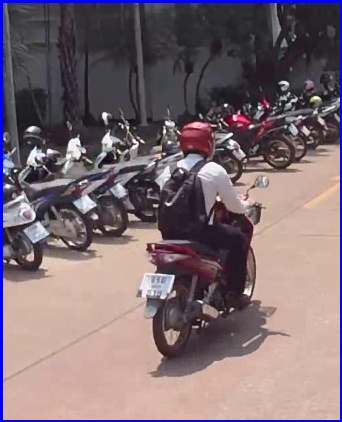
#> input picture imgDetection/img34.jpg, 342 x 422 px
$ python trian.py
#> lines starting #> are read from the running program, lines starting #| are printed output that depends on the picture

import cv2
import os
# Load the cascade
#face_cascade = cv2.CascadeClassifier('cascade.xml')
#cap1 = cv2.imread('imgDetection/img2.jpg')
helmet_cascade = cv2.CascadeClassifier('cascade/helmet7_cascade.xml')
# Read the input image
img = cv2.imread('imgDetection/img34.jpg')
#> img is the input picture: shape (422, 342, 3); mean B, G, R 113.7, 107.5, 124.2
# Convert into grayscale
gray = cv2.cvtColor(img, cv2.COLOR_BGR2GRAY)
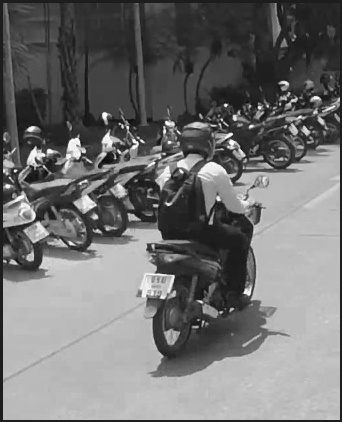
#> gray: shape (422, 342); min 5, max 254, mean 113.2
# Detect faces
helmet = helmet_cascade.detectMultiScale(gray,1.3,10)
#> helmet = [[172, 115, 49, 49]]
# Draw rectangle around the faces

path ='C:/Users/tawhan/Desktop/traner/all'
#> (the run stopped early here; a loop or call above may not have finished)

$ run again, with imgDetection/img00.jpg copied over imgDetection/img34.jpg
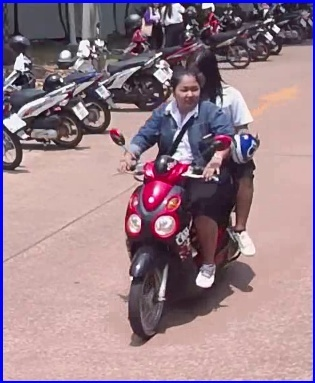
#> input picture imgDetection/img00.jpg, 315 x 383 px
#> img is the input picture: shape (383, 315, 3); mean B, G, R 138.1, 127, 152.5
#> `gray = cv2.cvtColor(img, cv2.COLOR_BGR2GRAY)`:
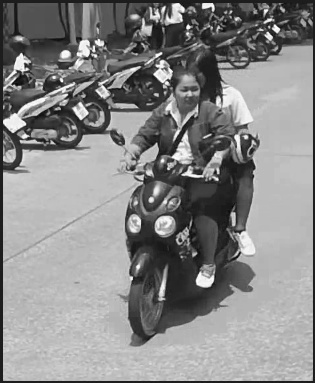
#> gray: shape (383, 315); min 5, max 254, mean 135.9
#> helmet = ()

$ run again, with imgDetection/img32.jpg copied over imgDetection/img34.jpg
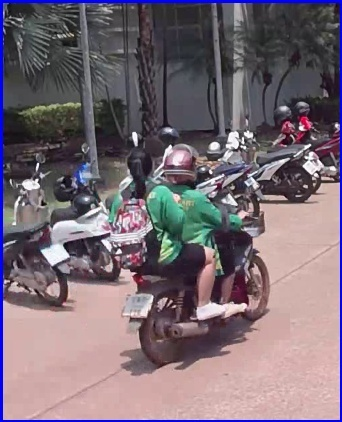
#> input picture imgDetection/img32.jpg, 342 x 422 px
#> img is the input picture: shape (422, 342, 3); mean B, G, R 116.6, 107.6, 121.1
#> `gray = cv2.cvtColor(img, cv2.COLOR_BGR2GRAY)`:
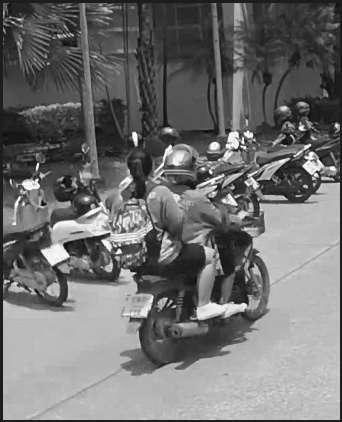
#> gray: shape (422, 342); min 3, max 255, mean 112.7
#> helmet = [[152, 140, 56, 56]]

$ run again, with imgDetection/img33.jpg copied over imgDetection/img34.jpg
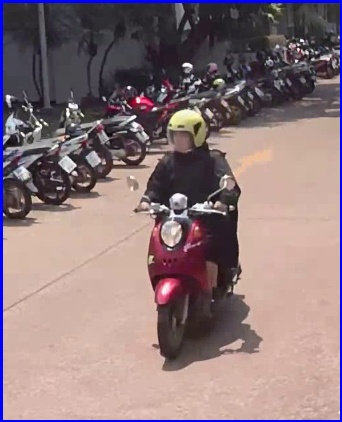
#> input picture imgDetection/img33.jpg, 342 x 422 px
#> img is the input picture: shape (422, 342, 3); mean B, G, R 122.7, 119.3, 139.9
#> `gray = cv2.cvtColor(img, cv2.COLOR_BGR2GRAY)`:
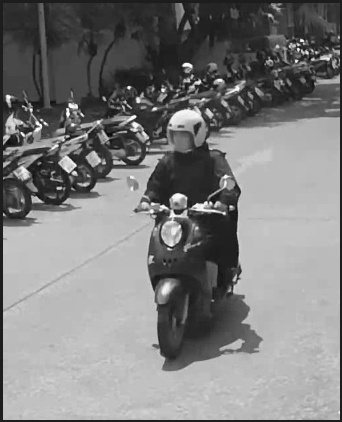
#> gray: shape (422, 342); min 7, max 254, mean 125.8
#> helmet = [[156, 102, 58, 58]]
